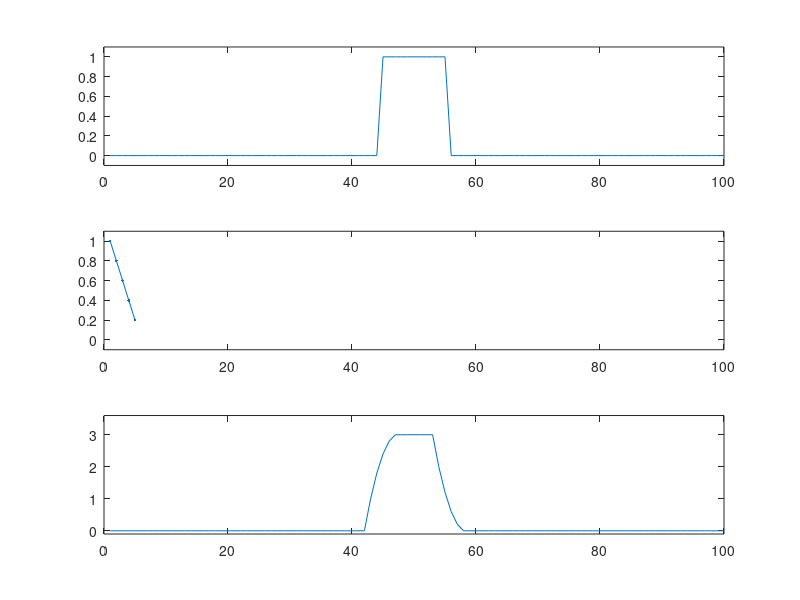
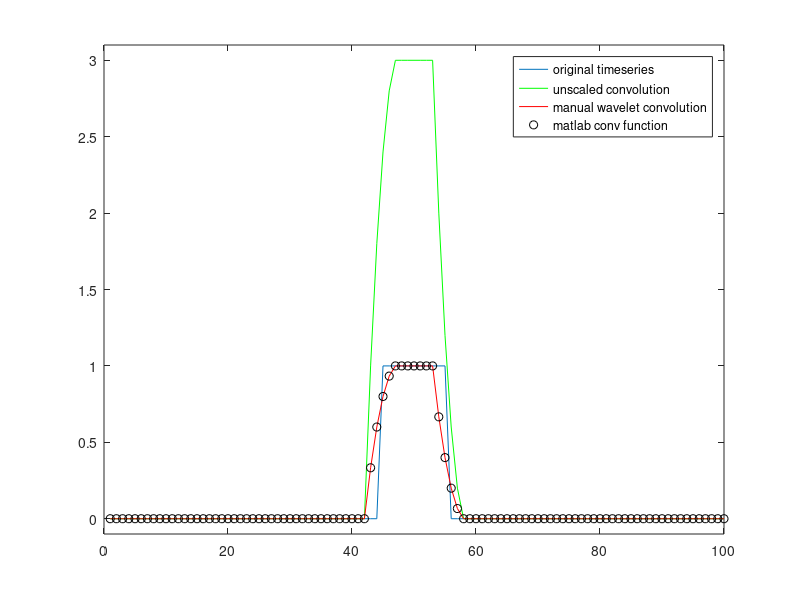

MATLAB code to generate these figures, in order:
%% Analyzing Neural Time Series Data
% Matlab code for Chapter 10
% Mike X Cohen
% 
% This code accompanies the book, titled "Analyzing Neural Time Series Data" 
% (MIT Press). Using the code without following the book may lead to confusion, 
% incorrect data analyses, and misinterpretations of results. 
% Mike X Cohen assumes no responsibility for inappropriate or incorrect use of this code. 

%% dot products

% two vectors of random numbers
a = randn(10,1);
b = randn(10,1);

% initialize temporary matrix.
pointwise_result=zeros(size(a));

for i=1:length(a)
    pointwise_result(i) = a(i) * b(i);
end
dotproduct = sum(pointwise_result);


% The above code is useful if you are unfamiliar with 
% how a dot product works. Following is a bit more elegant: 
dotproduct = sum(a.*b);

% The most elegant way to compute the dot product, 
% however, is to use Matlab's short-cut: 
dotproduct = a'*b;

% This requires the first vector to be a row vector and the 
% second vector to be a column vector. Otherwise, it will 
% either crash (a*b) or give you the outer product (a*b'). 
% When in doubt, use sum(a.*b). 

%% figure 10.2

% impulse function (all zeros; 1 in the middle)
impfun = zeros(1,100);
impfun(50)=1;
% the figure in the book actually uses the following line, which creates a
% wider boxcar function rather than strictly an impulse function.
impfun(45:55)=1;

kernel = [1 .8 .6 .4 .2]; 

% matlab's convolution function
matlab_conv_result = conv(impfun,kernel,'same');

figure
% plot the signal (impulse or boxcar)
subplot(311)
plot(impfun)
set(gca,'ylim',[-.1 1.1])

% plot the kernel
subplot(312)
plot(kernel,'.-')
set(gca,'xlim',[0 100],'ylim',[-.1 1.1])

% plot the result of convolution
subplot(313)
plot(matlab_conv_result)
set(gca,'xlim',[0 100],'ylim',[-.1 3.6])

%% figure 10.4

% data that we'll use for convolution (must be zero-padded).
dat4conv = [zeros(1,length(kernel)-1) impfun zeros(1,length(kernel)-1) ];

% used for cutting the result of convolution
half_of_kernel_size = ceil((length(kernel)-1)/2);

% initialize convolution output
convolution_result = zeros(1,length(impfun)+length(kernel)-1);

% run convolution (note that kernel is flipped backwards)
for ti=1:length(convolution_result)-half_of_kernel_size
    convolution_result(ti) = sum(dat4conv(ti:ti+length(kernel)-1).*kernel(end:-1:1));
end

% cut off edges
convolution_result = convolution_result(half_of_kernel_size+1:end-half_of_kernel_size);
% Note: In the book figure there was a bug on the previous line ("+1" was typed 
%       as "-1"), which incorrectly showed the convolution as being a few points
%       too far to the right. Thanks to Thijs Perenboom for catching that!

figure
plot(impfun)
hold on
plot(convolution_result,'g')
plot(convolution_result./sum(kernel),'r')
plot(matlab_conv_result./sum(kernel),'ko')
set(gca,'xlim',[0 100],'ylim',[-.1 3.1])
legend({'original timeseries';'unscaled convolution';'manual wavelet convolution';'matlab conv function'})

%% end
